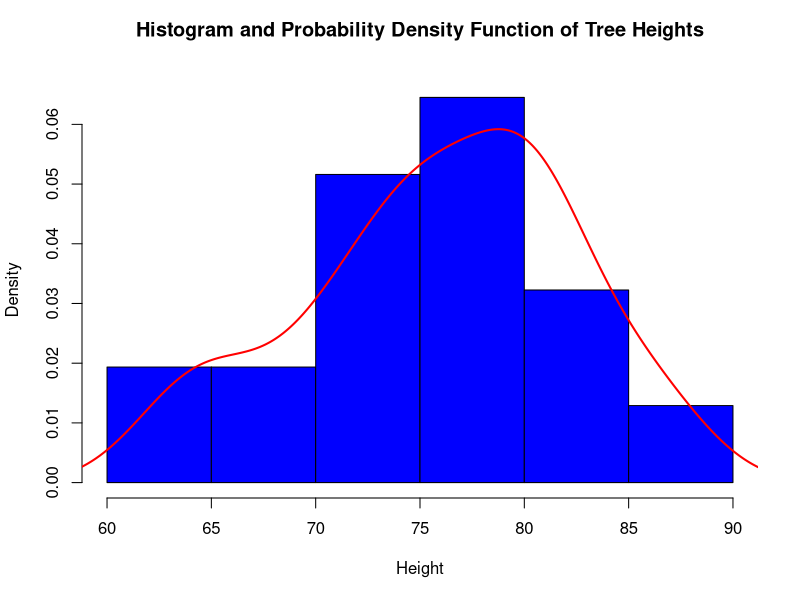
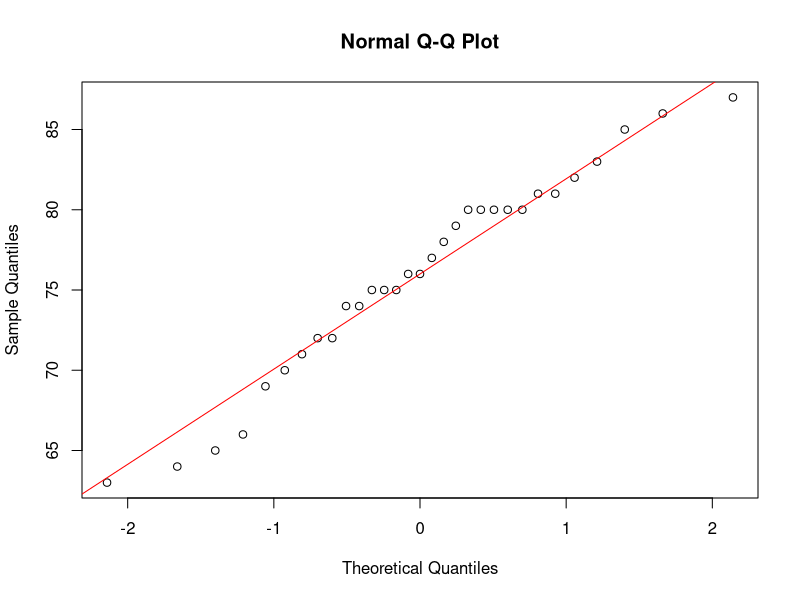

Write the R code that produced these figures, in order.
# Hypothesis testing for the normal distribution law
# Load the built-in dataset trees and familiarize yourself with its structure. 
# Test the hypothesis that the height of the trees follows a normal distribution 
# at a significance level of 0.05.
tr <- trees
str(tr)

k <- 1+3.332*log10(length(tr$Height)) # determining the number of intervals using Sturges' formula

hist(tr$Height,round(k), freq = FALSE, xlab = "Height", main = "Histogram and Probability Density Function of Tree Heights
", col ="blue" )
lines(density(tr$Height),col = "red", lwd = 2)

# qq-graph
qqnorm(tr$Height)
qqline(tr$Height,col="red")

# Pearson's criterion
chisq.test(tr$Height)

# Kolmogorov's criterion
ks.test(tr$Height, "pnorm", mean=mean(tr$Height), sd=sd(tr$Height))

# Shapiro-Wilk criterion
shapiro.test(tr$Height)

# Lilliefors criterion
install.packages("nortest")
library(nortest)
lillie.test(tr$Height)
